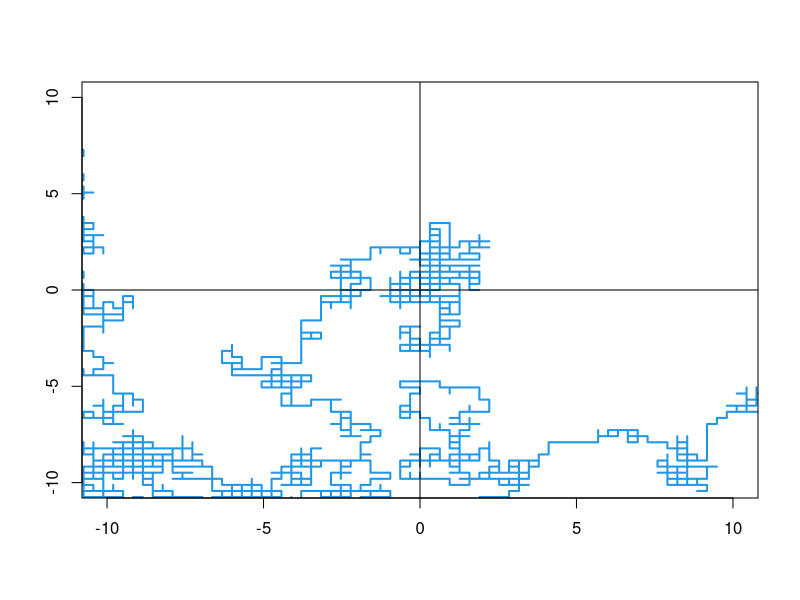

This chart was generated by the following R code:
N=1000;dx=10/sqrt(N)
X <- 2*rbinom(100*N, 1, 0.5)-1
Y <- 2*rbinom(100*N, 1, 0.5)-1
Z <- rbinom(100*N, 1, 0.5)
X[1]=0;Y[1]=0; X=dx*X*Z; Y=dx*Y*(1-Z); 
plot(cumsum(X),cumsum(Y),xlab="",ylab="",type ="l",ylim=c(-10,10),xlim=c(-10,10),col = 4,lwd=2)
abline(h=0);abline(v=0)
